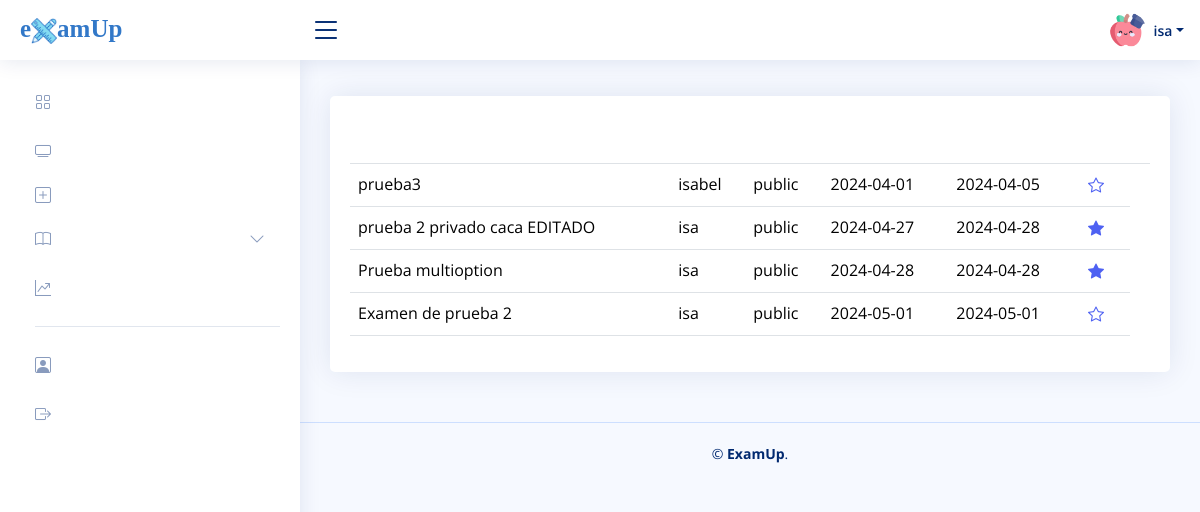
Before: /app/main.php?exams=public (signed in) with the older database file.
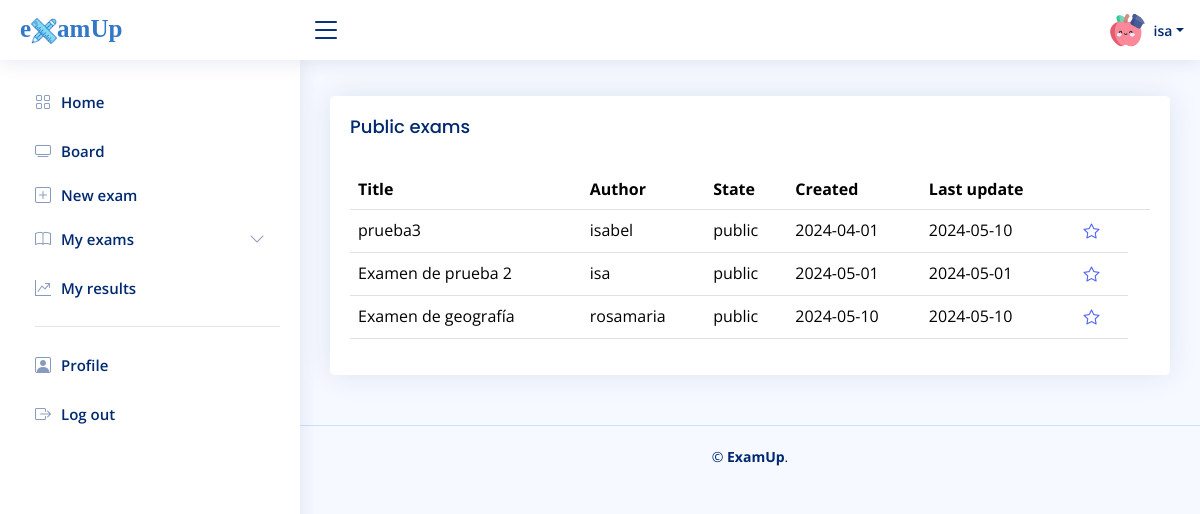
After: the same page with the newer database file.
### tables this page shows
CREATE TABLE `exams` (
  `id_exam` int(255) NOT NULL,
  `gid_exam` varchar(255) NOT NULL,
  `gid_user` varchar(255) NOT NULL,
  `title` text NOT NULL,
  `date_created` date NOT NULL,
  `date_updated` date NOT NULL,
  `status` varchar(255) NOT NULL
);

CREATE TABLE `users` (
  `id_user` int(255) NOT NULL,
  `gid_user` varchar(255) NOT NULL,
  `user_name` varchar(255) NOT NULL,
  `email` varchar(255) NOT NULL,
  `password` varchar(255) NOT NULL,
  `rol_key` int(255) NOT NULL,
  `lang_key` int(255) NOT NULL
);

CREATE TABLE `translations` (
  `id_translation` int(255) NOT NULL,
  `component_name` varchar(255) NOT NULL,
  `es_ES` text NOT NULL,
  `en_EN` text NOT NULL
);

### app/exams/public_exams.php (the view, shortened to what this page needs)
<div class="col-lg-12">
  <div class="card">
    <div class="card-body">
      <h5 id="tablePublics" class="card-title">
        <?php foreach ($resultadoTrans as $traduccion) {
        if ($traduccion['component_name'] === 'tablePublics') {$contenido = $traduccion[$_SESSION['language']]; echo $contenido; break;}
        } ?>
        </h5>
      <table class="table table-hover">
        <thead>
          <tr>
            <th id="tableTitle"><?php foreach ($resultadoTrans as $traduccion) {
        if ($traduccion['component_name'] === 'tableTitle') {$contenido = $traduccion[$_SESSION['language']]; echo $contenido; break;}
        } ?></th>
            <th id="tableAutor"><?php foreach ($resultadoTrans as $traduccion) {
        if ($traduccion['component_name'] === 'tableAutor') {$contenido = $traduccion[$_SESSION['language']]; echo $contenido; break;}
        } ?></th>
            <th id="tableState"><?php foreach ($resultadoTrans as $traduccion) {
        if ($traduccion['component_name'] === 'tableState') {$contenido = $traduccion[$_SESSION['language']]; echo $contenido; break;}
        } ?></th>
            <th id="tableDateCreated" data-type="date" data-format="DD/MM/YYYY"><?php foreach ($resultadoTrans as $traduccion) {
        if ($traduccion['component_name'] === 'tableDateCreated') {$contenido = $traduccion[$_SESSION['language']]; echo $contenido; break;}
        } ?></th>
            <th id="tableDateUpdated" data-type="date" data-format="DD/MM/YYYY"><?php foreach ($resultadoTrans as $traduccion) {
        if ($traduccion['component_name'] === 'tableDateUpdated') {$contenido = $traduccion[$_SESSION['language']]; echo $contenido; break;}
        } ?></th>
            <th></th>
            <th></th>
          </tr>
        </thead>
        <tbody>
            <?php
                $consulta = "SELECT e.*, u.user_name AS autor
                FROM exams e
                LEFT JOIN users u ON e.gid_user = u.gid_user
                WHERE e.status = 'public' ";
                $resultado = $conection->query($consulta);
                while($fila=$resultado->fetch_assoc()){
                    $title = $fila['title'];
                    $author = $fila['autor'];
                    $status = $fila['status'];
                    $created = $fila['date_created'];
                    $updated = $fila['date_updated'];
                    $updated = ($updated == "0000-00-00") ? "-" : $updated;
                    echo
                        '<tr>
                        <td><a class="nav-link" href="?exams=do&gid_exam='.$fila['gid_exam'].'">'.$title.'</a></td>
                        <td>'.$author.'</td>
                        <td>'.$status.'</td>
                        <td>'.$created.'</td>
                        <td>'.$updated.'</td>
                        <td>';
                        $consulta2 = "SELECT * FROM favorites WHERE gid_user = '".$_SESSION['giduser']."' AND gid_exam = '".$fila['gid_exam']."' ";
                        $resultado2 = $conection->query($consulta2);
                        if($resultado2->num_rows > 0){
                            echo '
                            <button class="favorito" type="button" data-id="'.$fila['gid_exam'].'" data-value="1" style="background:none; border-radius:20px; border:none; display: block; color:#4e61f2;">
                                <i class="bi bi-star-fill"></i>
                            </button>';
                        } else {
                            echo '
                            <button class="favorito" type="button" data-id="'.$fila['gid_exam'].'" data-value="0" style="background:none; border-radius:20px; border:none; display: block; color:#4e61f2;">
                               <i class="bi bi-star"></i>
                            </button>';
                        }
                        echo '
                        </td>
                        </tr>';
                }
            ?>
        </tbody>
      </table>
    </div>
  </div>
</div>

### app/main.php (shortened to what this page needs)
<?php
    include "../conection/config.php";
    $consultaTrans = "SELECT * FROM translations";
    $resultadoTrans = $conection->query($consultaTrans);
?>
<!DOCTYPE html>
<html lang="en">
<head>
  <link href="assets/vendor/bootstrap/css/bootstrap.min.css" rel="stylesheet">
  <link href="assets/vendor/bootstrap-icons/bootstrap-icons.css" rel="stylesheet">
  <link href="assets/vendor/boxicons/css/boxicons.min.css" rel="stylesheet">
  <link href="assets/vendor/quill/quill.snow.css" rel="stylesheet">
  <link href="assets/vendor/quill/quill.bubble.css" rel="stylesheet">
  <link href="assets/vendor/remixicon/remixicon.css" rel="stylesheet">
  <link href="assets/vendor/simple-datatables/style.css" rel="stylesheet">
  <link href="assets/css/style.css" rel="stylesheet">
    <link rel="stylesheet" href="//code.jquery.com/ui/1.12.1/themes/base/jquery-ui.css">
</head>
<body>
  <header id="header" class="header fixed-top d-flex align-items-center">
    <div class="d-flex align-items-center justify-content-between">
      <a href="main.php" class="logo d-flex align-items-center">
        <span style="font-family:matisan; font-size:25px; color:#3278c8">e<img src="assets/img/logotipo2.png" style="width:20; height:20;margin:0px">amUp</span>
      </a>
      <i class="bi bi-list toggle-sidebar-btn"></i>
    </div>
    <nav class="header-nav ms-auto">
      <ul class="d-flex align-items-center">
        <li class="nav-item dropdown pe-3">
          <a class="nav-link nav-profile d-flex align-items-center pe-0" href="#" data-bs-toggle="dropdown">
            <img src="assets/img/profile2.png" alt="Profile" class="rounded-circle">
            <span class="d-none d-md-block dropdown-toggle ps-2"><?php echo ($_SESSION['username']) ?></span>
          </a>
        </li>
      </ul>
    </nav>
  </header>
  <aside id="sidebar" class="sidebar">
    <ul class="sidebar-nav" id="sidebar-nav">
      <li class="nav-item">
        <a class="nav-link collapsed" href="main.php">
          <i class="bi bi-grid"></i>
          <span id="sidebarHome">
              <?php foreach ($resultadoTrans as $traduccion) {
                    if ($traduccion['component_name'] === 'sidebarHome') {$contenido = $traduccion[$_SESSION['language']]; echo $contenido; break;}
                } ?>
            </span>
        </a>
      </li>
      <li class="nav-item">
        <a class="nav-link collapsed" href="main.php?exams=public">
          <i class="bi bi-tv"></i><span id="sidebarBoard"><?php foreach ($resultadoTrans as $traduccion) {
                    if ($traduccion['component_name'] === 'sidebarBoard') {$contenido = $traduccion[$_SESSION['language']]; echo $contenido; break;}
                    } ?></span>
        </a>
        <a class="nav-link collapsed" id="sidebarNew" href="main.php?exams=create">
          <i class="bi bi-plus-square"></i>
            <span>
                <?php foreach ($resultadoTrans as $traduccion) {
                    if ($traduccion['component_name'] === 'sidebarNew') {$contenido = $traduccion[$_SESSION['language']]; echo $contenido; break;}
                    } ?>
            </span>
        </a>
        <a class="nav-link collapsed" id="sidebarMyexams" data-bs-target="#components-nav" data-bs-toggle="collapse" href="#">
          <i class="bi bi-book"></i><span>
            <?php foreach ($resultadoTrans as $traduccion) {
                    if ($traduccion['component_name'] === 'sidebarMyexams') {$contenido = $traduccion[$_SESSION['language']]; echo $contenido; break;}
                    } ?>
            </span>
            <i class="bi bi-chevron-down ms-auto"></i>
        </a>
      </li>
      <li class="nav-item">
         <a class="nav-link collapsed" href="main.php?charts=table">
          <i class="bi bi-graph-up-arrow"></i>
             <span id="sidebarMyresults">
                 <?php foreach ($resultadoTrans as $traduccion) {
                    if ($traduccion['component_name'] === 'sidebarMyresults') {$contenido = $traduccion[$_SESSION['language']]; echo $contenido; break;}
                    } ?>
             </span>
        </a>
      </li>
      <li class="nav-heading"><hr></li>
      <li class="nav-item">
        <a class="nav-link collapsed" href="main.php?profile">
          <i class="bi bi-person-square"></i>
          <span id="sidebarProfile">
              <?php foreach ($resultadoTrans as $traduccion) {
                    if ($traduccion['component_name'] === 'sidebarProfile') {$contenido = $traduccion[$_SESSION['language']]; echo $contenido; break;}
                    } ?>
            </span>
        </a>
      </li>
      <li class="nav-item">
        <a class="nav-link collapsed" href="logout/logout.php">
          <i class="bi bi-box-arrow-right"></i>
          <span id="sidebarLogout">
              <?php foreach ($resultadoTrans as $traduccion) {
                    if ($traduccion['component_name'] === 'sidebarLogout') {$contenido = $traduccion[$_SESSION['language']]; echo $contenido; break;}
                    } ?>
            </span>
        </a>
      </li>
    </ul>
  </aside>
  <main id="main" class="main">
    <section class="section dashboard">
      <div class="row">
        <?php
            if (isset($_GET['exams'])) {
                $exams = $_GET['exams'];
                switch ($exams) {
                    case 'public':
                        include 'exams/public_exams.php';
                        break;
                }
            }
        ?>
      </div>
    </section>
  </main>
<?php
    if(!empty($_GET)) {
      echo '<footer id="footer" class="footer">
        <div class="copyright">
          &copy; <strong><span>ExamUp</span></strong>.
        </div>
      </footer> ';
    }
?>
</body>
</html>

### app/assets/css/style.css (style rules this page uses)
:root { scroll-behavior: smooth; }
body { font-family: "Open Sans", sans-serif; background: #f6f9ff; color: #444444; }
a { color: #4154f1; text-decoration: none; }
h1, h2, h3, h4, h5, h6 { font-family: "Nunito", sans-serif; }
#main { margin-top: 60px; padding: 20px 30px; transition: all 0.3s; }
.card { margin-bottom: 30px; border: none; border-radius: 5px; box-shadow: 0px 0 30px rgba(1, 41, 112, 0.1); }
.card-title { padding: 20px 0 15px 0; font-size: 18px; font-weight: 500; color: #012970; font-family: "Poppins", sans-serif; }
.card-body { padding: 0 20px 20px 20px; }
.logo { line-height: 1; }
@media (min-width: 1200px) { .logo { width: 280px; } }
.logo img { max-height: 26px; margin-right: 6px; }
.logo span { font-size: 26px; font-weight: 700; color: #012970; font-family: "Nunito", sans-serif; }
.header { transition: all 0.5s; z-index: 997; height: 60px; box-shadow: 0px 2px 20px rgba(1, 41, 112, 0.1); background-color: #fff; padding-left: 20px; }
.header .toggle-sidebar-btn { font-size: 32px; padding-left: 10px; cursor: pointer; color: #012970; }
.header-nav ul { list-style: none; }
.header-nav>ul { margin: 0; padding: 0; }
.header-nav .nav-profile { color: #012970; }
.header-nav .nav-profile img { max-height: 36px; }
.header-nav .nav-profile span { font-size: 14px; font-weight: 600; }
.sidebar { position: fixed; top: 60px; left: 0; bottom: 0; width: 300px; z-index: 996; transition: all 0.3s; padding: 20px; overflow-y: auto; scrollbar-width: thin; scrollbar-color: #aab7cf transparent; box-shadow: 0px 0px 20px rgba(1, 41, 112, 0.1); background-color: #fff; }
@media (min-width: 1200px) { #main, #footer { margin-left: 300px; } }
.sidebar-nav { padding: 0; margin: 0; list-style: none; }
.sidebar-nav li { padding: 0; margin: 0; list-style: none; }
.sidebar-nav .nav-item { margin-bottom: 5px; }
.sidebar-nav .nav-heading { font-size: 11px; text-transform: uppercase; color: #899bbd; font-weight: 600; margin: 10px 0 5px 15px; }
.sidebar-nav .nav-link { display: flex; align-items: center; font-size: 15px; font-weight: 600; color: #4154f1; transition: 0.3; background: #f6f9ff; padding: 10px 15px; border-radius: 4px; }
.sidebar-nav .nav-link i { font-size: 16px; margin-right: 10px; color: #4154f1; }
.sidebar-nav .nav-link.collapsed { color: #012970; background: #fff; }
.sidebar-nav .nav-link.collapsed i { color: #899bbd; }
.sidebar-nav .nav-link .bi-chevron-down { margin-right: 0; transition: transform 0.2s ease-in-out; }
.footer { padding: 20px 0; font-size: 14px; transition: all 0.3s; border-top: 1px solid #cddfff; }
.footer .copyright { text-align: center; color: #012970; }

Changed rows visible on the page:
removed exams: title "prueba 2 privado caca EDITADO", users.user_name "isa", status "public", date_created "2024-04-27", date_updated "2024-04-28"
removed exams: title "Prueba multioption", users.user_name "isa", status "public", date_created "2024-04-28", date_updated "2024-04-28"
added translations: en_EN "Home"
added translations: en_EN "Board"
added translations: en_EN "New exam"
added translations: en_EN "My exams"
added translations: en_EN "My results"
added translations: en_EN "Profile"
added translations: en_EN "Log out"
added translations: en_EN "Public exams"
added translations: en_EN "Title"
added translations: en_EN "Author"
added translations: en_EN "State"
added translations: en_EN "Created"
added translations: en_EN "Last update"
changed exams "prueba3": date_updated "2024-04-05" → "2024-05-10"
added exams: title "Examen de geografía", users.user_name "rosamaria", status "public", date_created "2024-05-10", date_updated "2024-05-10"
